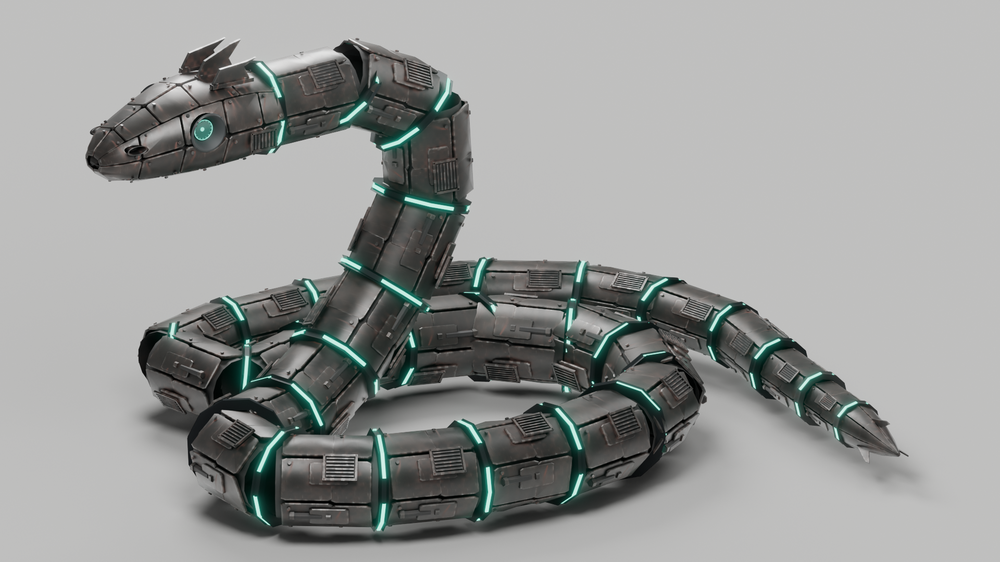
#> input picture benchmarks/snake-r2-sol/captures/r2-full-body.png, 1000 x 562 px, shrunk from 1920 x 1080 before the run
$ python image_stats.py ../captures/r2-full-body.png
#> lines starting #> are read from the running program, lines starting #| are printed output that depends on the picture; after the words box and inside, x2 and y2 are one past the last pixel; in counts of white or black regions, pixels touching at a corner belong together
"""R1-compatible image statistics; backdrop-difference mask, includes silhouette shadow.
Not a perfect semantic asset mask. Report definition rather than imply strict segmentation.
"""
from PIL import Image
import numpy as np,json,sys
rows=[]
for p in sys.argv[1:]:
 a=np.asarray(Image.open(p).convert('RGB'),dtype=float);bg=a[5:40,5:40].reshape(-1,3).mean(0);mask=np.abs(a-bg).sum(-1)>40;rgb=a[mask];v=rgb.mean(-1)
#> after `bg = a[5:40, 5:40].reshape(-1, 3).mean(0)`: bg = [191.2, 191.1, 190.4]
#> after `mask = np.abs(a - bg).sum(-1) > 40`:
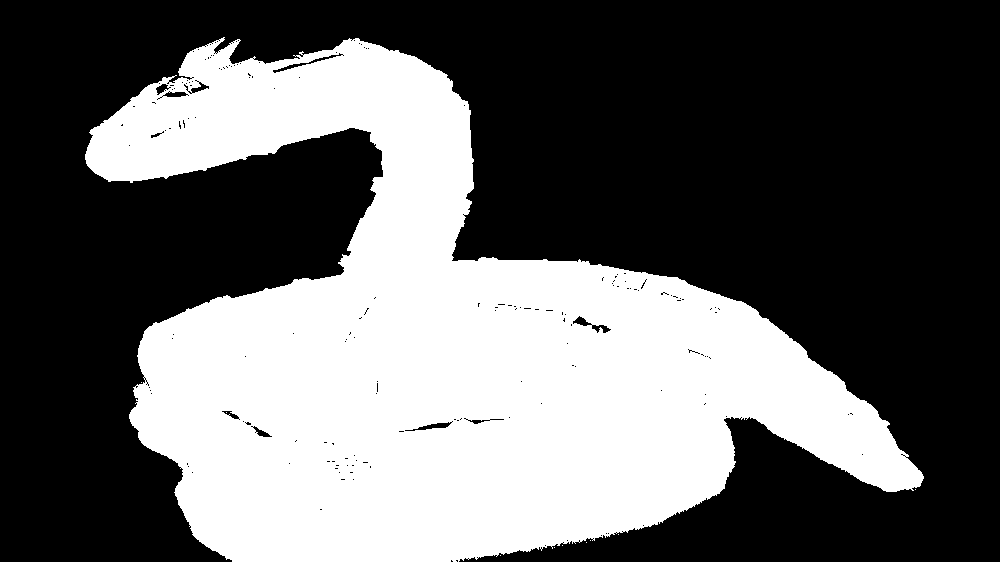
#> mask: shape (562, 1000) bool; 38.5% white; 10 white regions (9 under 20 px), largest, box (x1, y1, x2, y2) and area: (85, 37, 924, 562) 216112
 rows.append({'path':p,'background_rgb':bg.tolist(),'foreground_percent':float(mask.mean()*100),'luminance_mean_rgb_p10_p25_p50_p75_p90':np.percentile(v,[10,25,50,75,90]).tolist(),'teal_percent':float(((rgb[:,1]-rgb[:,0])>60).mean()*100),'mask':'sum(abs(pixel-bg)) > 40; same family as R1 stats, includes contact shadow'})
print(json.dumps(rows,indent=2))
#> (printed output is left out)
